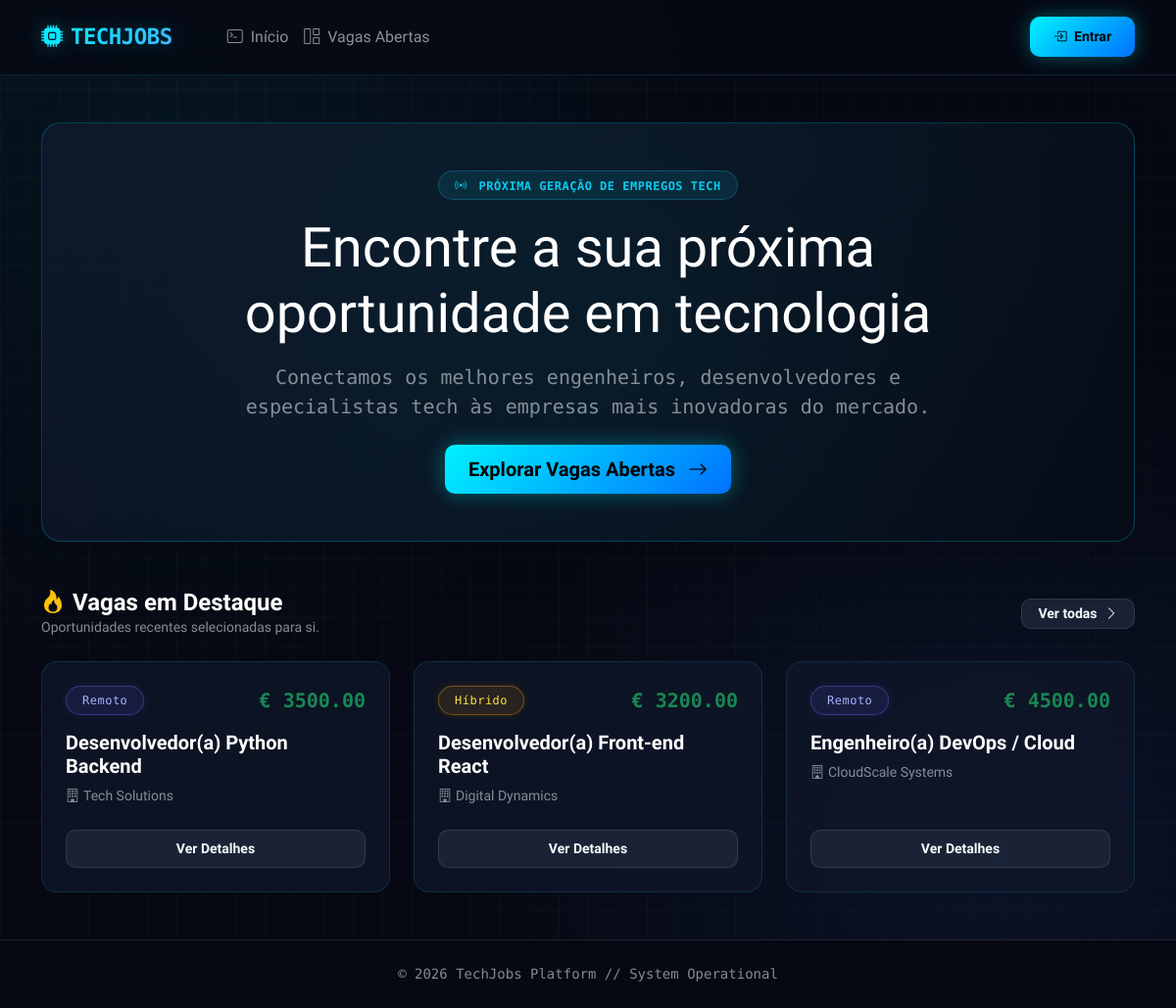
Before: / with the older database file.
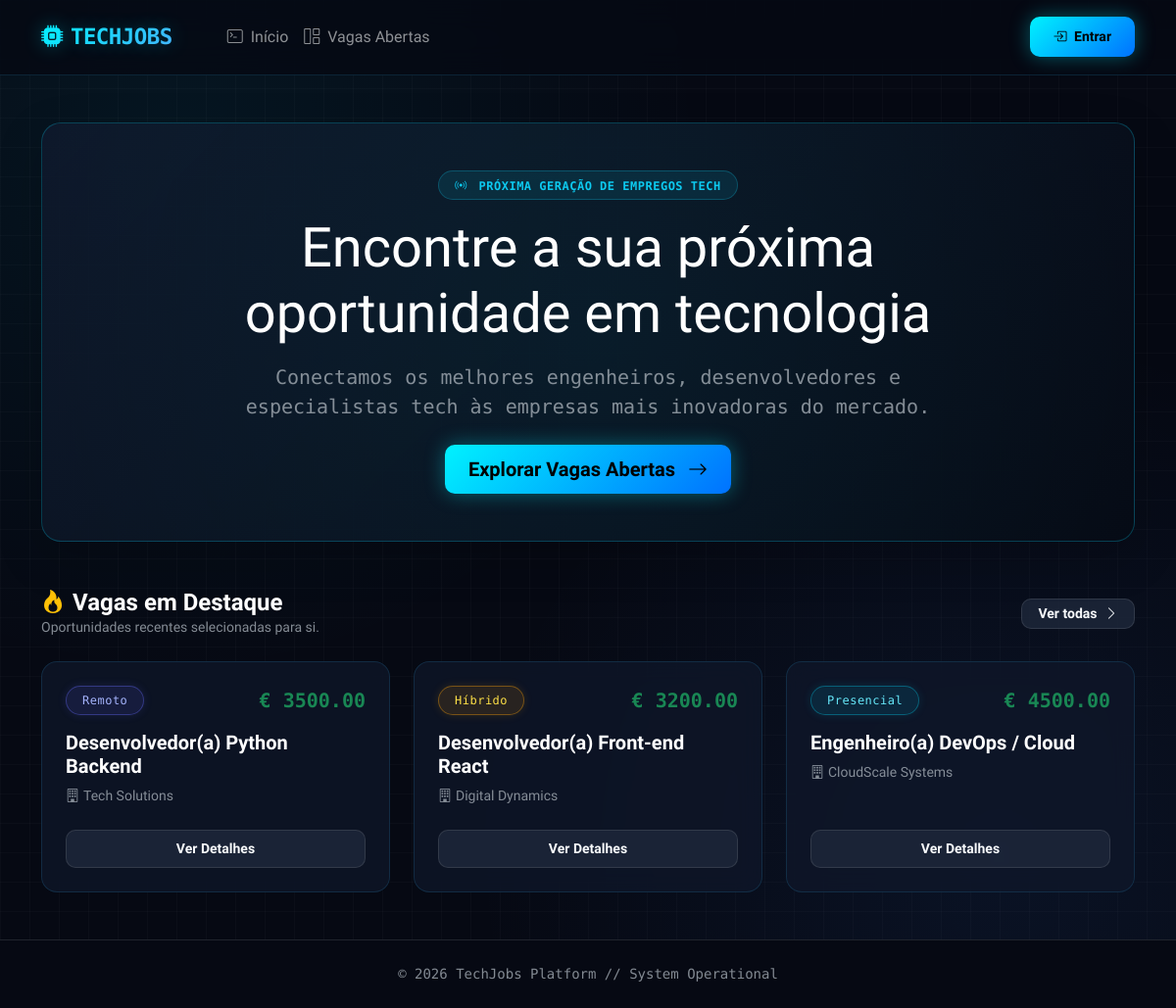
After: the same page with the newer database file.
### app/models.py (models this page shows, shortened)
class Vaga(models.Model):
    MODALIDADE_CHOICES = [
        ('Remoto', 'Remoto'),
        ('Híbrido', 'Híbrido'),
        ('Presencial', 'Presencial'),
    ]
    titulo_vaga = models.CharField(max_length=200)
    empresa = models.CharField(max_length=150)
    modalidade = models.CharField(max_length=20, choices=MODALIDADE_CHOICES, default='Remoto')
    salario = models.DecimalField(max_digits=10, decimal_places=2)
    requisitos = models.TextField()
    ativa = models.BooleanField(default=True)

### app/views.py (the view)
# urls.py: path('', views.home, name='home'),
def home(request):
    vagas_em_alta = Vaga.objects.filter(ativa=True)[:3]
    return render(request, 'app/home.html', {'vagas_em_alta': vagas_em_alta})

### app/templates/app/home.html
{% extends 'app/base.html' %}
{% block content %}
<div class="card hero-card p-5 text-center mb-5 shadow-lg">
    <div class="row justify-content-center position-relative" style="z-index: 1;">
        <div class="col-lg-9">
            <span class="badge bg-info bg-opacity-10 text-info fw-semibold px-3 py-2 rounded-pill mb-3 border border-info border-opacity-25">
                <i class="bi bi-broadcast me-1"></i> PRÓXIMA GERAÇÃO DE EMPREGOS TECH
            </span>
            <h1 class="fw-extrabold display-4 text-white mb-3">Encontre a sua próxima oportunidade em tecnologia</h1>
            <p class="text-muted lead mb-4 fs-5">
                Conectamos os melhores engenheiros, desenvolvedores e especialistas tech às empresas mais inovadoras do mercado.
            </p>
            <a href="{% url 'lista_vagas' %}" class="btn btn-primary-clean btn-lg px-4">
                Explorar Vagas Abertas <i class="bi bi-arrow-right ms-2"></i>
            </a>
        </div>
    </div>
</div>
<div class="d-flex justify-content-between align-items-center mb-4">
    <div>
        <h4 class="fw-bold m-0 text-white"><i class="bi bi-fire text-warning me-2"></i>Vagas em Destaque</h4>
        <p class="text-muted small m-0">Oportunidades recentes selecionadas para si.</p>
    </div>
    <a href="{% url 'lista_vagas' %}" class="btn btn-sm btn-light-clean px-3">
        Ver todas <i class="bi bi-chevron-right ms-1"></i>
    </a>
</div>
<div class="row g-4">
    {% for vaga in vagas_em_alta %}
    <div class="col-md-4">
        <div class="card card-clean card-clean-hover h-100 p-3">
            <div class="card-body d-flex flex-column p-2">
                <div class="d-flex justify-content-between align-items-center mb-3">
                    <span class="badge {% if vaga.modalidade == 'Remoto' %}badge-remoto{% elif vaga.modalidade == 'Híbrido' %}badge-hibrido{% else %}badge-presencial{% endif %} px-3 py-2 rounded-pill fw-medium">
                        {{ vaga.modalidade }}
                    </span>
                    <span class="fw-bold text-success fs-5">€ {{ vaga.salario }}</span>
                </div>
                <h5 class="fw-bold text-white mb-2">{{ vaga.titulo_vaga }}</h5>
                <p class="text-muted small mb-4"><i class="bi bi-building me-1"></i>{{ vaga.empresa }}</p>
                <a href="{% url 'detalhe_vaga' vaga.pk %}" class="btn btn-sm btn-light-clean w-100 mt-auto py-2">
                    Ver Detalhes
                </a>
            </div>
        </div>
    </div>
    {% empty %}
    <div class="col-12 text-center py-5 text-muted">
        <p class="mb-0">Nenhuma vaga registada de momento.</p>
    </div>
    {% endfor %}
</div>
{% endblock %}

### app/templates/app/base.html (shortened to what this page needs)
{% load static %}
<!DOCTYPE html>
<html lang="pt-br" data-bs-theme="dark">
<head>
    <link href="https://cdn.jsdelivr.net/npm/bootstrap@5.3.0/dist/css/bootstrap.min.css" rel="stylesheet">
    <link rel="stylesheet" href="https://cdn.jsdelivr.net/npm/bootstrap-icons@1.10.5/font/bootstrap-icons.css">
    <link rel="stylesheet" href="{% static 'app/custom.css' %}">
</head>
<body class="d-flex flex-column min-vh-100">
    <nav class="navbar navbar-expand-lg navbar-dark navbar-techjobs py-3 sticky-top">
        <div class="container">
            <a class="navbar-brand navbar-brand-tech d-flex align-items-center gap-2" href="{% url 'home' %}">
                <i class="bi bi-cpu-fill text-info"></i> TECHJOBS
            </a>
            <div class="collapse navbar-collapse" id="navbarNav">
                <ul class="navbar-nav me-auto ms-lg-4">
                    <li class="nav-item">
                        <a class="nav-link fw-medium" href="{% url 'home' %}"><i class="bi bi-terminal me-1"></i> Início</a>
                    </li>
                    <li class="nav-item">
                        <a class="nav-link fw-medium" href="{% url 'lista_vagas' %}"><i class="bi bi-grid-1x2 me-1"></i> Vagas Abertas</a>
                    </li>
                </ul>
                <ul class="navbar-nav align-items-lg-center gap-2">
                    {% if user.is_authenticated %}
                        <li class="nav-item">
                            <a class="nav-link fw-medium text-info" href="{% url 'perfil' %}">
                                <i class="bi bi-person-badge me-1"></i> {{ user.username }}
                            </a>
                        </li>
                        <li class="nav-item">
                            <a class="nav-link fw-medium text-warning" href="{% url 'painel_gestao' %}">
                                <i class="bi bi-sliders me-1"></i> Painel CRUD
                            </a>
                        </li>
                        <li class="nav-item ms-lg-2">
                            <form action="{% url 'logout' %}" method="post" class="d-inline">
                                {% csrf_token %}
                                <button type="submit" class="btn btn-outline-danger btn-sm px-3 rounded-pill">
                                    <i class="bi bi-power me-1"></i> Sair
                                </button>
                            </form>
                        </li>
                    {% else %}
                        <li class="nav-item">
                            <a class="btn btn-primary-clean btn-sm px-4 fw-semibold" href="{% url 'login' %}">
                                <i class="bi bi-box-arrow-in-right me-1"></i> Entrar
                            </a>
                        </li>
                    {% endif %}
                </ul>
            </div>
        </div>
    </nav>
    <main class="container my-5 flex-grow-1">
        {% block content %}
        {% endblock %}
    </main>
    <footer class="text-center py-4 mt-auto border-top border-secondary border-opacity-25" style="background-color: #060913;">
        <div class="container">
            <p class="mb-0 text-muted small" style="font-family: var(--font-mono);">&copy; 2026 TechJobs Platform // System Operational</p>
        </div>
    </footer>
</body>
</html>

### app/app/static/app/custom.css (style rules this page uses)
:root { --bg-dark: #060913; --card-bg: rgba(15, 23, 42, 0.75); --card-border: rgba(56, 189, 248, 0.15); --card-border-hover: rgba(56, 189, 248, 0.5); --accent-cyan: #06b6d4; --accent-blue: #3b82f6; --accent-neon: #00f2fe; --text-primary: #f8fafc; --text-secondary: #94a3b8; --font-mono: 'Fira Code', monospace; }
body { font-family: 'Plus Jakarta Sans', sans-serif; background-color: var(--bg-dark); background-image: radial-gradient(circle at 15% 15%, rgba(6, 182, 212, 0.08) 0%, transparent 40%), radial-gradient(circle at 85% 85%, rgba(59, 130, 246, 0.08) 0%, transparent 40%), linear-gradient(rgba(255, 255, 255, 0.02) 1px, transparent 1px), linear-gradient(90deg, rgba(255, 255, 255, 0.02) 1px, transparent 1px); background-size: 100% 100%, 100% 100%, 30px 30px, 30px 30px; background-attachment: fixed; color: var(--text-primary); }
.navbar-techjobs { background-color: rgba(6, 9, 19, 0.8) !important; backdrop-filter: blur(16px); -webkit-backdrop-filter: blur(16px); border-bottom: 1px solid var(--card-border); }
.navbar-brand-tech { font-weight: 800; font-size: 1.4rem; letter-spacing: -0.5px; font-family: var(--font-mono); background: linear-gradient(135deg, #00f2fe 0%, #4facfe 100%); -webkit-background-clip: text; -webkit-text-fill-color: transparent; text-shadow: 0 0 20px rgba(0, 242, 254, 0.3); }
.hero-card { background: linear-gradient(135deg, rgba(15, 23, 42, 0.9) 0%, rgba(6, 9, 19, 0.95) 100%); border: 1px solid rgba(6, 182, 212, 0.3); border-radius: 20px; position: relative; overflow: hidden; box-shadow: 0 0 30px rgba(6, 182, 212, 0.1); }
.hero-card::before { content: ''; position: absolute; top: -50%; left: -50%; width: 200%; height: 200%; background: radial-gradient(circle, rgba(0, 242, 254, 0.06) 0%, transparent 60%); pointer-events: none; }
.card-clean { background: var(--card-bg); backdrop-filter: blur(12px); border: 1px solid var(--card-border); border-radius: 16px; transition: all 0.3s cubic-bezier(0.16, 1, 0.3, 1); }
.badge { font-family: var(--font-mono); letter-spacing: 0.5px; }
.badge-remoto { background-color: rgba(99, 102, 241, 0.12) !important; color: #a5b4fc !important; border: 1px solid rgba(99, 102, 241, 0.4); box-shadow: 0 0 10px rgba(99, 102, 241, 0.15); }
.badge-hibrido { background-color: rgba(245, 158, 11, 0.12) !important; color: #fde047 !important; border: 1px solid rgba(245, 158, 11, 0.4); box-shadow: 0 0 10px rgba(245, 158, 11, 0.15); }
.badge-presencial { background-color: rgba(6, 182, 212, 0.12) !important; color: #67e8f9 !important; border: 1px solid rgba(6, 182, 212, 0.4); box-shadow: 0 0 10px rgba(6, 182, 212, 0.15); }
.btn-primary-clean { background: linear-gradient(135deg, #00f2fe 0%, #0072ff 100%); color: #000000; border: none; border-radius: 10px; font-weight: 700; padding: 10px 22px; box-shadow: 0 0 20px rgba(0, 242, 254, 0.35); transition: all 0.25s ease; }
.btn-light-clean { background-color: rgba(30, 41, 59, 0.8); color: #f8fafc; border: 1px solid rgba(255, 255, 255, 0.1); border-radius: 10px; font-weight: 600; transition: all 0.2s ease; }
.text-success, .fs-5 { font-family: var(--font-mono); }

Changed rows visible on the page:
changed Vaga "Engenheiro(a) DevOps / Cloud": modalidade "Remoto" → "Presencial"
